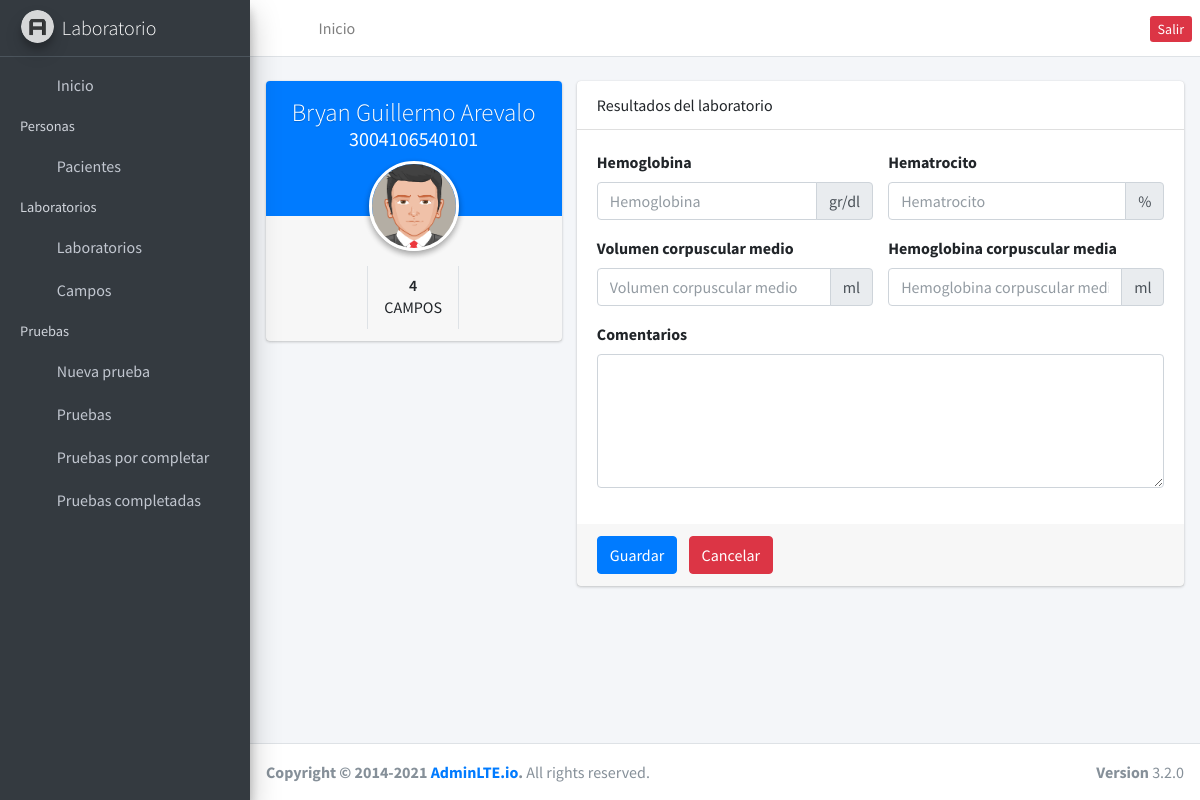
/tests/fill-fields/9 (signed in), run on the app's committed database.
### testsApp/models.py (models this page shows, shortened)
class Test(models.Model):
    patient = models.ForeignKey(Clients, on_delete=models.PROTECT)
    lab = models.ForeignKey(Laboratory, on_delete=models.PROTECT)
    completed = models.BooleanField(default=False)
    comment = models.CharField(default='No hay comentarios', max_length=255)
    created_at = models.DateField(default=datetime.date.today)

### clientes/models.py (models this page shows, shortened)
class Clients(models.Model):
    name = models.CharField(max_length=255, default='N/A', null=False)
    birth = models.DateField(default=datetime.date.today, auto_now=False)
    phone = models.CharField(max_length=15, null=True)
    dpi = models.CharField(max_length=20, null=False, default='N/A')
    email = models.EmailField(default='n/a', null=False)
    sex = models.IntegerField(default=1)
    nit = models.CharField(max_length=20, default='N/A')
    created_at = models.DateField(auto_now=True)

### fields/models.py (models this page shows, shortened)
class Field(models.Model):
    name = models.CharField(max_length=255)
    measurment = models.CharField(max_length=255)
    reference = models.CharField(max_length=255, default="No hay referencia")
    laboratory = models.ForeignKey(Laboratory, on_delete=models.CASCADE)

### testsApp/views.py (the view)
# urls.py: path('fill-fields/<int:test_id>', fill_fields, name='fill_fields'),
@login_required
def fill_fields(request, test_id):
    test = Test.objects.select_related('patient', 'lab').get(id = test_id)
    if test.completed:
        return HttpResponseRedirect(request.META.get('HTTP_REFERER', '/'))
    fields = Field.objects.filter(laboratory=test.lab.id)
    context = {'test': test, 'fields': fields}
    return render(request, 'fill_fields.html', context)

### testsApp/templates/fill_fields.html (shortened to what this page needs)
{% extends 'base.html' %} {% load static %}
{% block content %}
<div class="row">
  <div class="col-md-4">
    <div class="card card-widget widget-user">
      <div class="widget-user-header bg-primary">
        <h3 class="widget-user-username">{{ test.patient.name }}</h3>
        <h5 class="widget-user-desc">{{ test.patient.dpi }}</h5>
      </div>
      <div class="widget-user-image">
        <img
          class="img-circle elevation-2"
          src="{% static '/dist/img/avatar5.png' %}"
          alt="User Avatar"
        />
      </div>
      <div class="card-footer">
        <div class="row">
          <div class="col-sm-4 border-right">
          </div>
          <div class="col-sm-4 border-right">
            <div class="description-block">
              <h5 class="description-header">{{ fields.count }}</h5>
              <span class="description-text">Campos</span>
            </div>
          </div>
          <div class="col-sm-4">
          </div>
        </div>
      </div>
    </div>
  </div>
  <div class="col-md-8">
    <form action="{% url 'save_uncompleted_test' test.id %}" method="POST" class="card">
      <div class="card-header">Resultados del laboratorio</div>
      <div class="card-body">
        <div class="row">
          {% for field in fields %}
          <div class="form-group col-md-6">
            <label>{{ field.name }}</label>
            <div class="input-group">
              <input
                type="text"
                class="form-control input_field"
                placeholder="{{ field.name }}"
                name="{{ field.id }}"
              />
              <div class="input-group-append">
                <span class="input-group-text">{{ field.measurment }}</span>
              </div>
            </div>
          </div>
          {% endfor %}
          <div class="form-group col-md-12">
            <label for="">Comentarios</label>
            <textarea class="form-control" name="comment" id="" cols="30" rows="5"></textarea>
          </div>
        </div>
      </div>
      <div class="card-footer">
        <button class="btn btn-primary mr-2" type="submit">Guardar</button>
        <a class="btn btn-danger" href="{% url 'tests' %}">Cancelar</a>
      </div>
    </form>
  </div>
</div>
{% endblock %}

### data on the page
Test: patient.name "Bryan Guillermo Arevalo", patient.dpi "3004106540101"
Field: name "Hemoglobina", measurment "gr/dl"
Field: name "Hematrocito", measurment "%"
Field: name "Volumen corpuscular medio", measurment "ml"
Field: name "Hemoglobina corpuscular media", measurment "ml"

### other printed values
{{ fields.count }} "4"
